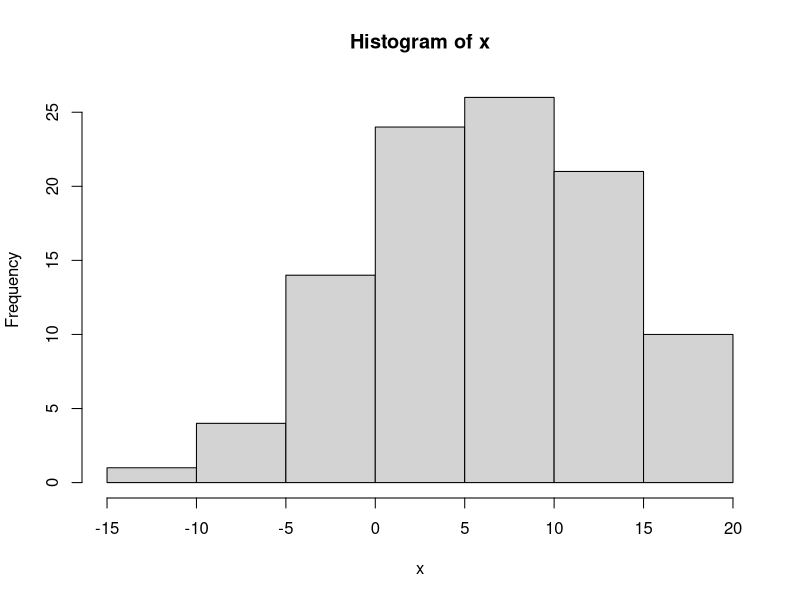

Write the R code that produced this figure.
## ---- chunk 1
#Draw a 100 points from a random normal of 100 with mean =6, sd =7
x<-rnorm(100,6,7)
#view distribution
hist(x)
#sample 5 without replacement
sample(x,5)
